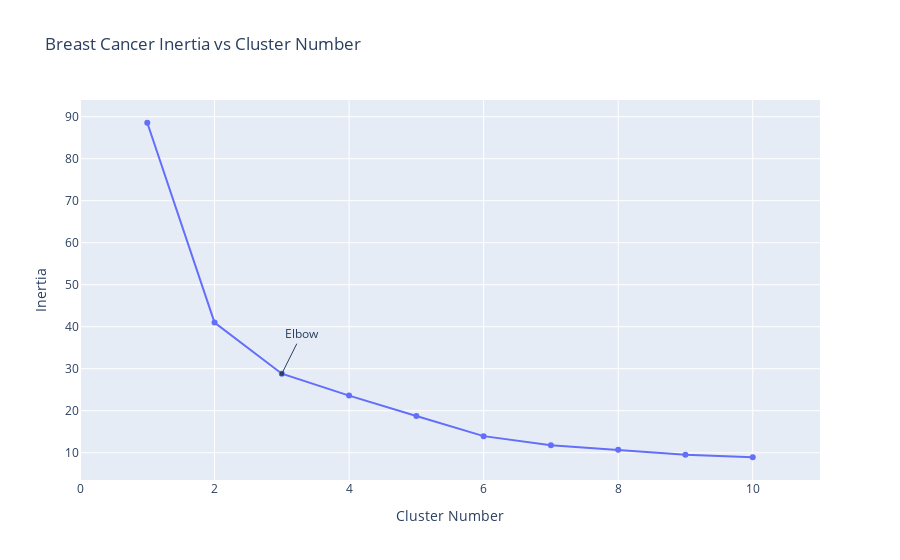

The cell this chart's notebook holds for it:
### Code cell
from sklearn.cluster import KMeans
from sklearn.preprocessing import MinMaxScaler
import plotly.graph_objects as go
import numpy as np
X=dataset[x_vars]
scaler = MinMaxScaler()
scaler.fit(X)
X=scaler.transform(X)
inertia = []
for i in range(1,11):
    kmeans = KMeans(
        n_clusters=i, init="k-means++",
        n_init=10,
        tol=1e-04, random_state=42
    )
    kmeans.fit(X)
    inertia.append(kmeans.inertia_)
fig = go.Figure(data=go.Scatter(x=np.arange(1,11),y=inertia))
fig.update_layout(title="Breast Cancer Inertia vs Cluster Number",xaxis=dict(range=[0,11],title="Cluster Number"),
                  yaxis={'title':'Inertia'},
                 annotations=[
        dict(
            x=3,
            y=inertia[2],
            xref="x",
            yref="y",
            text="Elbow",
            showarrow=True,
            arrowhead=7,
            ax=20,
            ay=-40
        )
    ])

### Figure 1 — Plotly figure (JSON) as saved in the notebook; plotly's stock layout.template omitted (floating-point values rounded to 4 significant figures)
{"data": [{"type": "scatter", "x": [1, 2, 3, 4, 5, 6, 7, 8, 9, 10], "y": [88.56, 40.99, 28.82, 23.6, 18.76, 13.95, 11.79, 10.71, 9.536, 8.925]}], "layout": {"annotations": [{"arrowhead": 7, "ax": 20, "ay": -40, "showarrow": true, "text": "Elbow", "x": 3, "xref": "x", "y": 28.82, "yref": "y"}], "title": {"text": "Breast Cancer Inertia vs Cluster Number"}, "xaxis": {"range": [0, 11], "title": {"text": "Cluster Number"}}, "yaxis": {"title": {"text": "Inertia"}}}}
